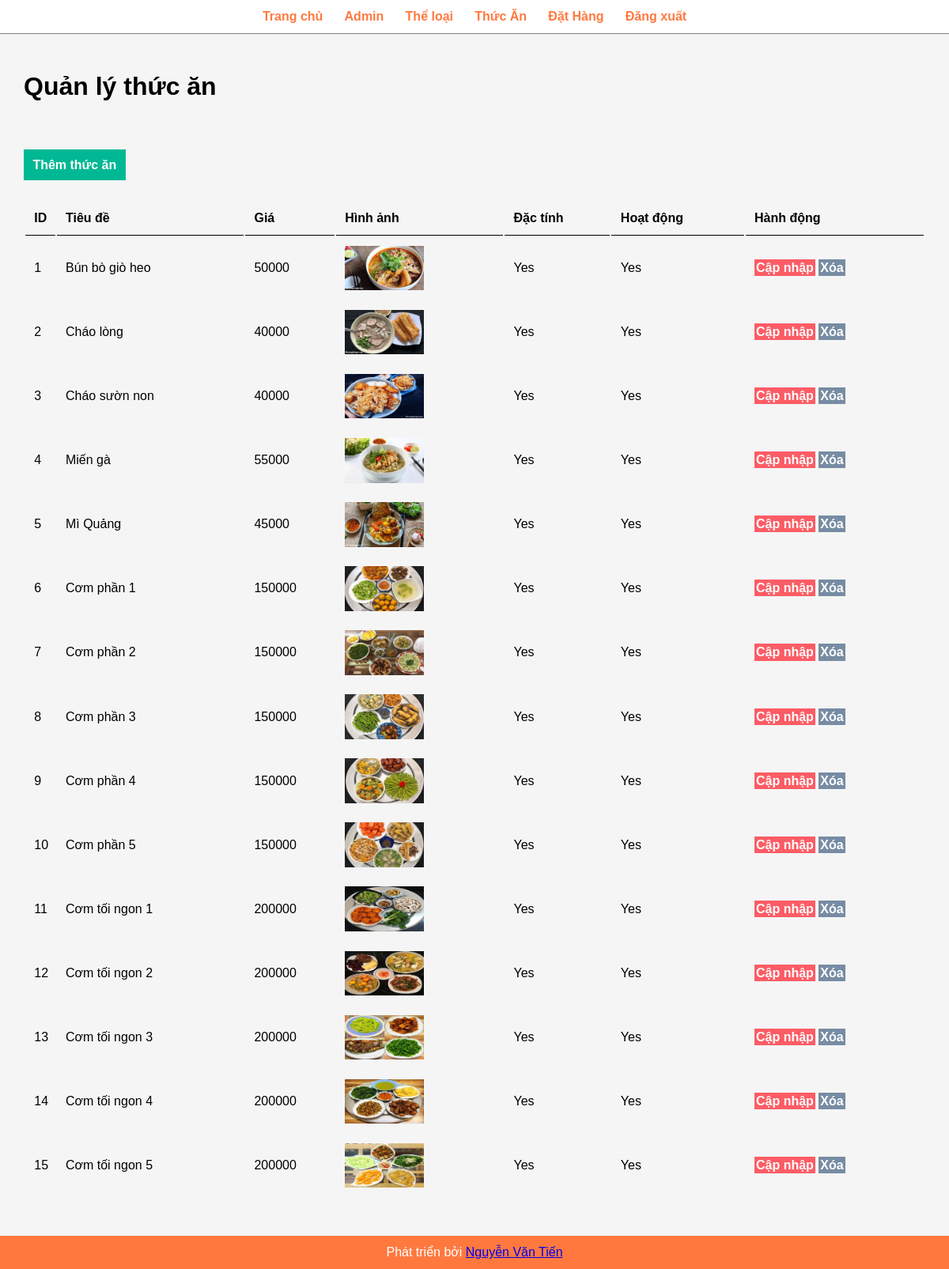
/admin/manager-food.php (signed in), run on the app's committed database.
### tables this page shows
CREATE TABLE `tbl_food` (
  `id` int(10) UNSIGNED NOT NULL,
  `title` varchar(100) NOT NULL,
  `description` text NOT NULL,
  `price` decimal(10,0) NOT NULL,
  `imagine_name` varchar(255) NOT NULL,
  `category_id` int(10) UNSIGNED NOT NULL,
  `featured` varchar(10) NOT NULL,
  `active` varchar(10) NOT NULL
);

### admin/manager-food.php (the view, shortened to what this page needs)
<?php include('partials/menu.php'); ?>
<div class="main-content">
    <div class="wrapper">
        <h1>Quản lý thức ăn</h1>
        <br /><br />
         ?><br><br>
        <a href="<?php echo SITEURL; ?>admin/add-food.php" class="btn-primary">Thêm thức ăn</a>
        <br /><br /><br />
        <table class="tbl-full">
            <tr>
                <th>ID</th>
                <th>Tiêu đề</th>
                <th>Giá</th>
                <th>Hình ảnh</th>
                <th>Đặc tính</th>
                <th>Hoạt động</th>
                <th>Hành động</th>
            </tr>
            <?php
            $sql = "SELECT * FROM  tbl_food";
            $res = mysqli_query($conn, $sql);
            $count = mysqli_num_rows($res);
            $sn = 1;
            if ($count > 0) {
                while ($row = mysqli_fetch_assoc($res)) {
                    $id = $row['id'];
                    $title = $row['title'];
                    $price = $row['price'];
                    $imagine_name = $row['imagine_name'];
                    $featured = $row['featured'];
                    $active = $row['active'];
            ?>
                    <tr>
                        <td><?php echo $sn++; ?></td>
                        <td><?php echo $title; ?></td>
                        <td><?php echo $price; ?></td>
                        <td><?php
                            if ($imagine_name == "") {
                                echo "<div class='error'>Chưa thêm ảnh.</div>";
                            } else {
                            ?>
                                <img src="<?php echo SITEURL; ?>images/food/<?php echo $imagine_name ?>" width="100px">
                            <?php
                            }
                            ?>
                        </td>
                        <td><?php echo $featured; ?></td>
                        <td><?php echo $active; ?></td>
                        <td>
                            <a href="<?php echo SITEURL; ?>admin/update-food.php?id=<?php echo $id; ?>&imagine_name=<?php echo $imagine_name; ?>" class="btn-secondary">Cập nhập</a>
                            <a href="<?php echo SITEURL; ?>admin/delete-food.php?id=<?php echo $id; ?>&imagine_name=<?php echo $imagine_name; ?>" class="btn-danger">Xóa</a>
                        </td>
                    </tr>
            <?php
                }
            } else {
                echo "<tr><td colspan='7' class='error'>Chưa thêm đồ ăn.</td></tr>";
            }
            ?>
        </table>
    </div>
</div>
<?php include('partials/footer.php'); ?>

### admin/partials/menu.php (shortened to what this page needs)
<html>
<head>
    <link rel="stylesheet" href="admin.css">
</head>
<body>
    <div class="menu text-center">
        <div class="wrapper">
            <ul>
                <li><a href="index.php">Trang chủ</a></li>
                <li><a href="manager-admin.php">Admin</a></li>
                <li><a href="manager-category.php">Thể loại</a></li>
                <li><a href="manager-food.php">Thức Ăn</a></li>
                <li><a href="manager-order.php">Đặt Hàng</a></li>
                <li><a href="logout.php">Đăng xuất</a></li>
            </ul>
        </div>
    </div>

### admin/partials/footer.php
<div class="footer">
    <div class="wrapper">
        <p class="text-center">Phát triển bởi <a href="#">Nguyễn Văn Tiến</a></p>
    </div>
</div>
</body>
</html>

### admin/admin.css (style rules this page uses)
* { margin: 0; padding: 0; font-family: Arial, Helvetica, sans-serif; }
.wrapper { padding: 1%; width: 95%; margin: 0 auto; }
.text-center { text-align: center; }
.tbl-full { width: 100%; }
table tr th { border-bottom: 1px solid black; padding: 1%; text-align: left; }
table tr td { padding: 1%; }
.btn-primary { background-color: #00b894; padding: 1%; color: white; text-decoration: none; font-weight: bolder; }
.btn-secondary { background-color: #fc5c65; padding: 1%; color: white; text-decoration: none; font-weight: bolder; }
.btn-danger { background-color: #778ca3; padding: 1%; color: white; text-decoration: none; font-weight: bolder; }
.menu { border-bottom: 1px solid grey; }
.menu ul { list-style-type: none; }
.menu ul li { display: inline; padding: 1%; }
.menu ul li a { text-decoration: none; font-weight: bold; color: #ff793f; }
.main-content { background-color: whitesmoke; padding: 3% 0; }
.footer { background-color: #ff793f; color: white; }

### data on the page
tbl_food: title "Bún bò giò heo", price "50000", imagine_name (picture), featured "Yes", active "Yes"
tbl_food: title "Cháo lòng", price "40000", imagine_name (picture), featured "Yes", active "Yes"
tbl_food: title "Cháo sườn non", price "40000", imagine_name (picture), featured "Yes", active "Yes"
tbl_food: title "Miến gà", price "55000", imagine_name (picture), featured "Yes", active "Yes"
tbl_food: title "Mì Quảng", price "45000", imagine_name (picture), featured "Yes", active "Yes"
tbl_food: title "Cơm phần 1", price "150000", imagine_name (picture), featured "Yes", active "Yes"
tbl_food: title "Cơm phần 2", price "150000", imagine_name (picture), featured "Yes", active "Yes"
tbl_food: title "Cơm phần 3", price "150000", imagine_name (picture), featured "Yes", active "Yes"
tbl_food: title "Cơm phần 4", price "150000", imagine_name (picture), featured "Yes", active "Yes"
tbl_food: title "Cơm phần 5", price "150000", imagine_name (picture), featured "Yes", active "Yes"
tbl_food: title "Cơm tối ngon 1", price "200000", imagine_name (picture), featured "Yes", active "Yes"
tbl_food: title "Cơm tối ngon 2", price "200000", imagine_name (picture), featured "Yes", active "Yes"
tbl_food: title "Cơm tối ngon 3", price "200000", imagine_name (picture), featured "Yes", active "Yes"
tbl_food: title "Cơm tối ngon 4", price "200000", imagine_name (picture), featured "Yes", active "Yes"
tbl_food: title "Cơm tối ngon 5", price "200000", imagine_name (picture), featured "Yes", active "Yes"
